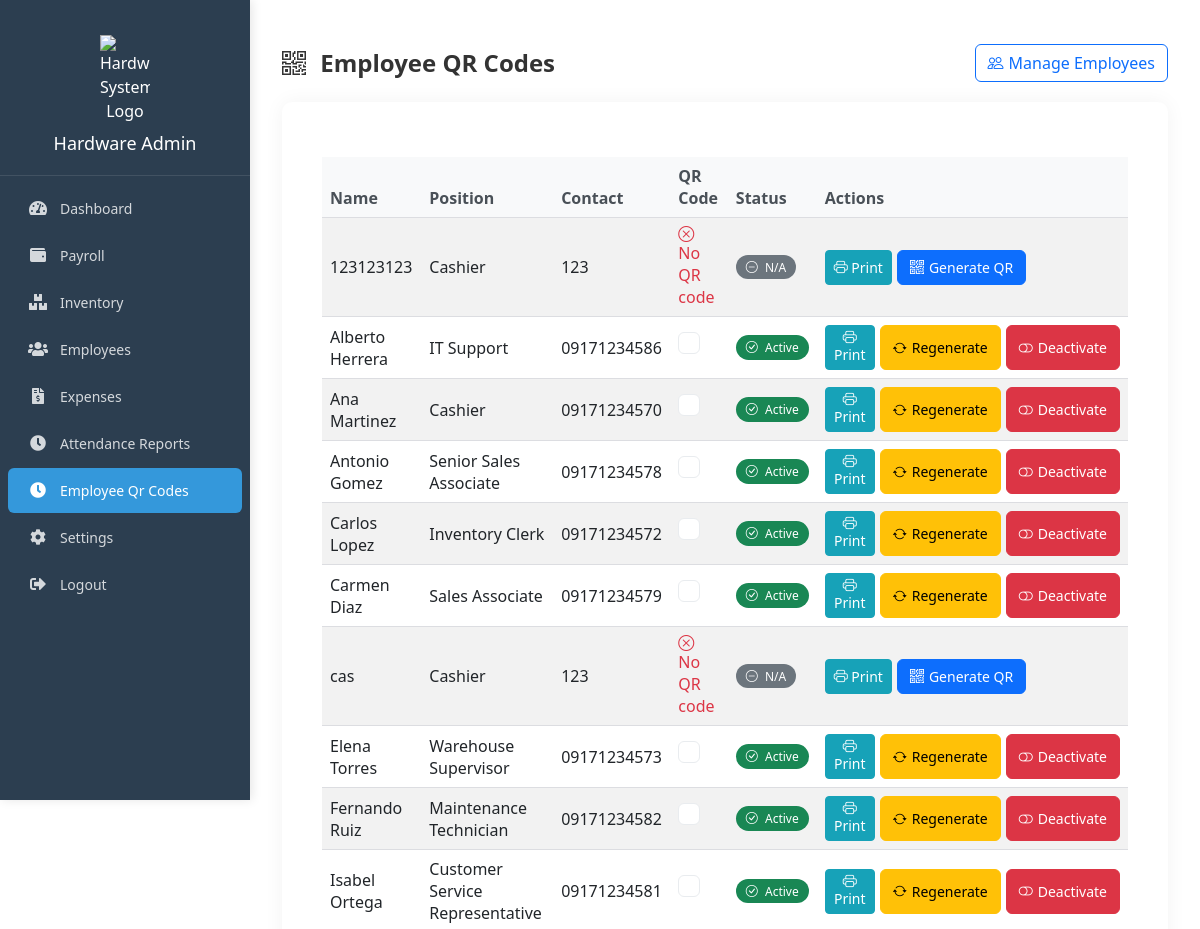
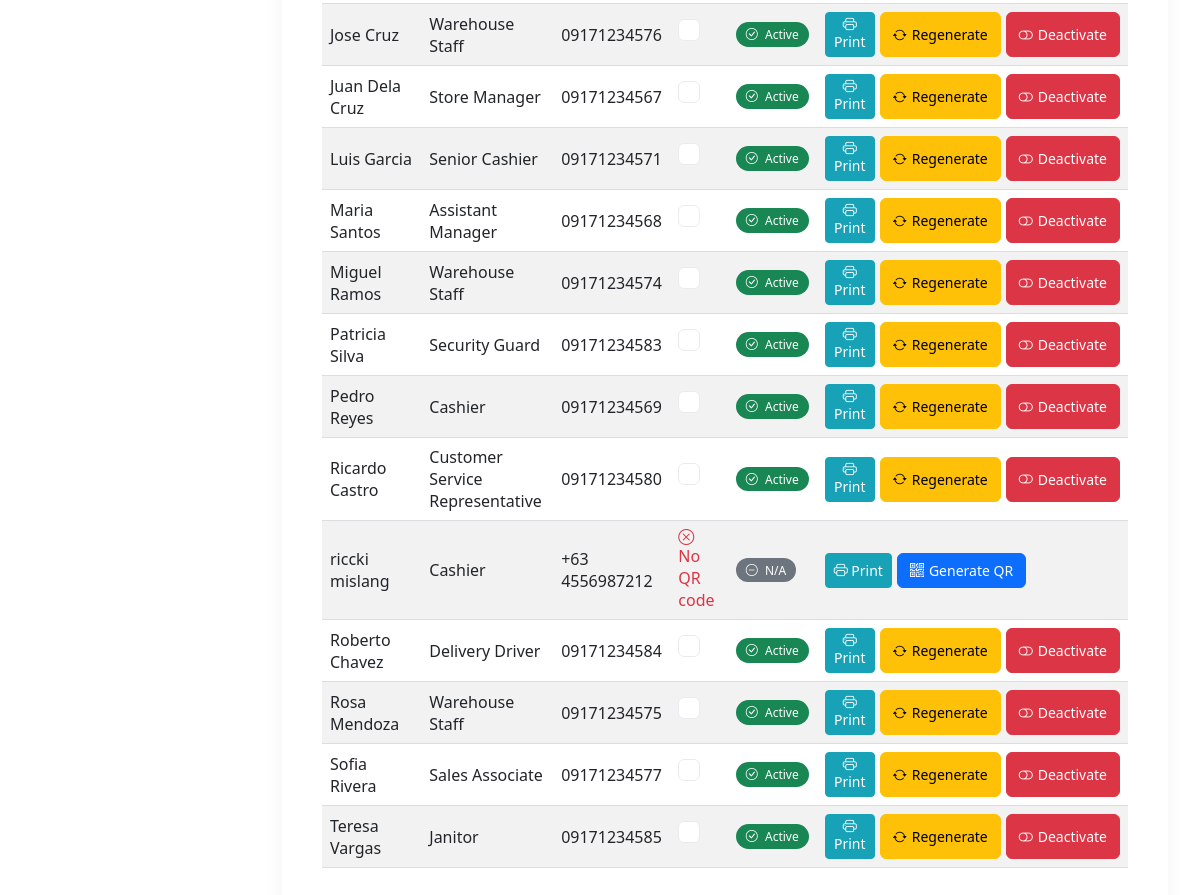
Page /admin/pages/employee_qr.php (signed in) on the committed database (2 pictures, top to bottom).
### tables this page shows
CREATE TABLE IF NOT EXISTS `employees` (
  `id` int NOT NULL AUTO_INCREMENT,
  `full_name` varchar(100) NOT NULL,
  `position_id` int NOT NULL,
  `employment_type` enum('full-time','part-time') NOT NULL,
  `salary_rate_type` enum('daily','monthly','hourly') NOT NULL,
  `date_hired` date NOT NULL,
  `overtime_rate` decimal(10,2) NOT NULL,
  `contact_number` varchar(20) NOT NULL,
  `email_address` varchar(100) DEFAULT NULL,
  `created_at` timestamp NULL DEFAULT CURRENT_TIMESTAMP,
  `updated_at` timestamp NULL DEFAULT CURRENT_TIMESTAMP ON UPDATE CURRENT_TIMESTAMP,
  PRIMARY KEY (`id`),
  KEY `position_id` (`position_id`)
);

CREATE TABLE IF NOT EXISTS `positions` (
  `id` int NOT NULL AUTO_INCREMENT,
  `title` varchar(100) NOT NULL,
  `base_salary` decimal(10,2) NOT NULL,
  `description` text,
  `created_at` timestamp NULL DEFAULT CURRENT_TIMESTAMP,
  `updated_at` timestamp NULL DEFAULT CURRENT_TIMESTAMP ON UPDATE CURRENT_TIMESTAMP,
  PRIMARY KEY (`id`)
);

CREATE TABLE IF NOT EXISTS `employee_qr_codes` (
  `id` int NOT NULL AUTO_INCREMENT,
  `employee_id` int NOT NULL,
  `qr_code_hash` varchar(25) NOT NULL,
  `is_active` tinyint(1) DEFAULT '1',
  `created_at` timestamp NULL DEFAULT CURRENT_TIMESTAMP,
  `updated_at` timestamp NULL DEFAULT CURRENT_TIMESTAMP ON UPDATE CURRENT_TIMESTAMP,
  PRIMARY KEY (`id`),
  UNIQUE KEY `qr_code_hash` (`qr_code_hash`),
  KEY `employee_id` (`employee_id`)
);

### admin/pages/employee_qr.php (the view, shortened to what this page needs)
<?php
$conn = mysqli_connect(DB_HOST, DB_USER, DB_PASS, DB_NAME);
$sql = "SELECT e.id, e.full_name, e.contact_number, p.title as position, qr.qr_code_hash, qr.is_active
        FROM employees e
        LEFT JOIN employee_qr_codes qr ON e.id = qr.employee_id
        LEFT JOIN positions p ON e.position_id = p.id
        ORDER BY e.full_name";
$result = $conn->query($sql);
?>
<?php include_once '../includes/head.php' ?>
<link rel="stylesheet" href="https://unpkg.com/boxicons@2.1.4/css/boxicons.min.css">
<link rel="stylesheet" href="https://cdn.jsdelivr.net/npm/bootstrap-icons@1.11.0/font/bootstrap-icons.css">
<link rel="stylesheet" href="https://cdnjs.cloudflare.com/ajax/libs/toastr.js/latest/css/toastr.min.css">
<body>
    <?php include_once '../includes/sidebar.php' ?>
    <div class="main-content">
        <div class="container mt-4">
            <div class="page-header">
                <h1 class="page-title">
                    <i class="bi bi-qr-code me-2"></i>
                    Employee QR Codes
                </h1>
                <a href="../pages/employees.php" class="btn btn-outline-primary btn-action">
                    <i class="bi bi-people"></i>
                    Manage Employees
                </a>
            </div>
            <div class="card">
                <div class="card-body">
                    <div class="table-responsive">
                        <table class="table table-striped table-hover">
                            <thead>
                                <tr>
                                    <th>Name</th>
                                    <th>Position</th>
                                    <th>Contact</th>
                                    <th>QR Code</th>
                                    <th>Status</th>
                                    <th>Actions</th>
                                </tr>
                            </thead>
                            <tbody>
                                <?php if ($result->num_rows > 0): ?>
                                    <?php while ($row = $result->fetch_assoc()): ?>
                                        <tr>
                                            <td class="align-middle"><?php echo $row['full_name']; ?></td>
                                            <td class="align-middle"><?php echo $row['position']; ?></td>
                                            <td class="align-middle"><?php echo $row['contact_number']; ?></td>
                                            <td class="align-middle ">
                                                <?php if ($row['qr_code_hash']): ?>
                                                    <div class="qr-code" id="qr-<?php echo $row['id']; ?>" data-hash="<?php echo $row['qr_code_hash']; ?>"></div>
                                                <?php else: ?>
                                                    <span class="text-danger">
                                                        <i class="bi bi-x-circle me-1"></i>
                                                        No QR code
                                                    </span>
                                                <?php endif; ?>
                                            </td>
                                            <td class="align-middle">
                                                <?php if ($row['qr_code_hash']): ?>
                                                    <?php if ($row['is_active']): ?>
                                                        <span class="badge bg-success">
                                                            <i class="bi bi-check-circle me-1"></i>
                                                            Active
                                                        </span>
                                                    <?php endif; ?>
                                                <?php else: ?>
                                                    <span class="badge bg-secondary">
                                                        <i class="bi bi-dash-circle me-1"></i>
                                                        N/A
                                                    </span>
                                                <?php endif; ?>
                                            </td>
                                            <td class="align-middle">
                                                <div class="action-buttons">
                                                    <button class="btn btn-sm btn-print" onclick="printQR('qr-<?php echo $row['id']; ?>', '<?php echo $row['full_name']; ?>')">
                                                        <i class="bi bi-printer"></i>
                                                        Print
                                                    </button>
                                                    <?php if ($row['qr_code_hash']): ?>
                                                        <button type="button" class="btn btn-sm btn-warning btn-action regenerate-qr"
                                                                data-employee-id="<?php echo $row['id']; ?>"
                                                                data-employee-name="<?php echo htmlspecialchars($row['full_name']); ?>">
                                                            <i class="bi bi-arrow-repeat"></i>
                                                            Regenerate
                                                        </button>
                                                        <button type="button" class="btn btn-sm <?php echo $row['is_active'] ? 'btn-danger' : 'btn-success'; ?> btn-action toggle-status"
                                                                data-employee-id="<?php echo $row['id']; ?>"
                                                                data-employee-name="<?php echo htmlspecialchars($row['full_name']); ?>"
                                                                data-new-status="<?php echo $row['is_active'] ? 0 : 1; ?>">
                                                            <?php if ($row['is_active']): ?>
                                                                <i class="bi bi-toggle-off"></i>
                                                                Deactivate
                                                            <?php else: ?>
                                                                <i class="bi bi-toggle-on"></i>
                                                                Activate
                                                            <?php endif; ?>
                                                        </button>
                                                    <?php else: ?>
                                                        <button type="button" class="btn btn-sm btn-primary btn-action regenerate-qr"
                                                                data-employee-id="<?php echo $row['id']; ?>"
                                                                data-employee-name="<?php echo htmlspecialchars($row['full_name']); ?>">
                                                            <i class="bi bi-qr-code"></i>
                                                            Generate QR
                                                        </button>
                                                    <?php endif; ?>
                                                </div>
                                            </td>
                                        </tr>
                                    <?php endwhile; ?>
                                <?php endif; ?>
                            </tbody>
                        </table>
                    </div>
                </div>
            </div>
        </div>
    </div>
</body>

### rows in the picture
employees: full_name "123123123", position.title "Cashier", contact_number "123", shows "No QR code", shows "N/A"
employees: full_name "Alberto Herrera", position.title "IT Support", contact_number "09171234586", shows "Active", shows "Deactivate"
employees: full_name "Ana Martinez", position.title "Cashier", contact_number "09171234570", shows "Active", shows "Deactivate"
employees: full_name "Antonio Gomez", position.title "Senior Sales Associate", contact_number "09171234578", shows "Active", shows "Deactivate"
employees: full_name "Carlos Lopez", position.title "Inventory Clerk", contact_number "09171234572", shows "Active", shows "Deactivate"
employees: full_name "Carmen Diaz", position.title "Sales Associate", contact_number "09171234579", shows "Active", shows "Deactivate"
employees: full_name "cas", position.title "Cashier", contact_number "123", shows "No QR code", shows "N/A"
employees: full_name "Elena Torres", position.title "Warehouse Supervisor", contact_number "09171234573", shows "Active", shows "Deactivate"
employees: full_name "Fernando Ruiz", position.title "Maintenance Technician", contact_number "09171234582", shows "Active", shows "Deactivate"
employees: full_name "Isabel Ortega", position.title "Customer Service Representative", contact_number "09171234581", shows "Active", shows "Deactivate"
employees: full_name "Jose Cruz", position.title "Warehouse Staff", contact_number "09171234576", shows "Active", shows "Deactivate"
employees: full_name "Juan Dela Cruz", position.title "Store Manager", contact_number "09171234567", shows "Active", shows "Deactivate"
employees: full_name "Luis Garcia", position.title "Senior Cashier", contact_number "09171234571", shows "Active", shows "Deactivate"
employees: full_name "Maria Santos", position.title "Assistant Manager", contact_number "09171234568", shows "Active", shows "Deactivate"
employees: full_name "Miguel Ramos", position.title "Warehouse Staff", contact_number "09171234574", shows "Active", shows "Deactivate"
employees: full_name "Patricia Silva", position.title "Security Guard", contact_number "09171234583", shows "Active", shows "Deactivate"
employees: full_name "Pedro Reyes", position.title "Cashier", contact_number "09171234569", shows "Active", shows "Deactivate"
employees: full_name "Ricardo Castro", position.title "Customer Service Representative", contact_number "09171234580", shows "Active", shows "Deactivate"
employees: full_name "riccki mislang", position.title "Cashier", contact_number "+63 4556987212", shows "No QR code", shows "N/A"
employees: full_name "Roberto Chavez", position.title "Delivery Driver", contact_number "09171234584", shows "Active", shows "Deactivate"
employees: full_name "Rosa Mendoza", position.title "Warehouse Staff", contact_number "09171234575", shows "Active", shows "Deactivate"
employees: full_name "Sofia Rivera", position.title "Sales Associate", contact_number "09171234577", shows "Active", shows "Deactivate"
employees: full_name "Teresa Vargas", position.title "Janitor", contact_number "09171234585", shows "Active", shows "Deactivate"
